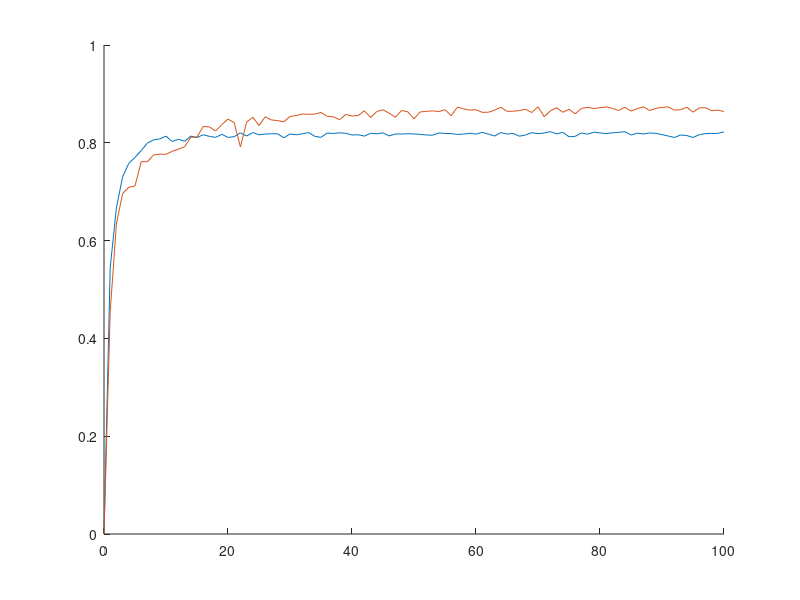

Here is the MATLAB script that generated this plot:
round=0:1:100;
%sgd LR=0.01; layer =784;4;5;10
sgd=[0,0.4547, 0.634, 0.6962, 0.709, 0.7117, 0.7615, 0.7612, 0.7752, 0.7769, 0.7765, 0.7825, 0.787, 0.7918, 0.8116, 0.8117, 0.8334, 0.8325, 0.8241, 0.8372, 0.8485, 0.8412, 0.7915, 0.8422, 0.8525, 0.8352, 0.8533, 0.8467, 0.8455, 0.8427, 0.8539, 0.8557, 0.859, 0.8583, 0.8587, 0.8621, 0.8541, 0.8533, 0.8471, 0.8581, 0.8548, 0.8558, 0.8655, 0.8518, 0.864, 0.8676, 0.8605, 0.8523, 0.8662, 0.8634, 0.849, 0.8632, 0.8643, 0.8653, 0.8639, 0.8678, 0.8552, 0.873, 0.8694, 0.8669, 0.8676, 0.8623, 0.8625, 0.8668, 0.8728, 0.8644, 0.8645, 0.866, 0.8685, 0.862, 0.8736, 0.8535, 0.8654, 0.8717, 0.8624, 0.8686, 0.8593, 0.8702, 0.8726, 0.8702, 0.8718, 0.8733, 0.8707, 0.8659, 0.8728, 0.8647, 0.8698, 0.8735, 0.8659, 0.8705, 0.8724, 0.8734, 0.8669, 0.8675, 0.8729, 0.8627, 0.8713, 0.8719, 0.8657, 0.8668, 0.864];
%adam LR=0.001 b1=0.9 b2=0.999; layer=784;4;5;10
adam=[0,0.5447, 0.6672, 0.7303, 0.7579, 0.7703, 0.7841, 0.7994, 0.806, 0.808, 0.8136, 0.8027, 0.8073, 0.8032, 0.8137, 0.8107, 0.8165, 0.8132, 0.8111, 0.8174, 0.811, 0.8125, 0.8203, 0.8139, 0.8208, 0.8164, 0.8178, 0.8185, 0.8184, 0.8103, 0.8179, 0.8164, 0.8184, 0.8211, 0.8132, 0.8112, 0.82, 0.8191, 0.8205, 0.8194, 0.816, 0.8164, 0.8137, 0.8195, 0.8184, 0.8203, 0.8141, 0.818, 0.818, 0.8185, 0.8182, 0.8172, 0.816, 0.8155, 0.8201, 0.8192, 0.8189, 0.8172, 0.8178, 0.8195, 0.8178, 0.8214, 0.8178, 0.8138, 0.8209, 0.8179, 0.8191, 0.8135, 0.8161, 0.8207, 0.8188, 0.8199, 0.8229, 0.8181, 0.8214, 0.8124, 0.8132, 0.8201, 0.8176, 0.8218, 0.8202, 0.8189, 0.8204, 0.8214, 0.8229, 0.8159, 0.8197, 0.818, 0.8202, 0.8193, 0.8167, 0.8139, 0.8109, 0.8159, 0.8149, 0.8109, 0.8165, 0.8188, 0.8192, 0.8192, 0.8224];

hold on
plot(round,adam)
plot(round,sgd)
